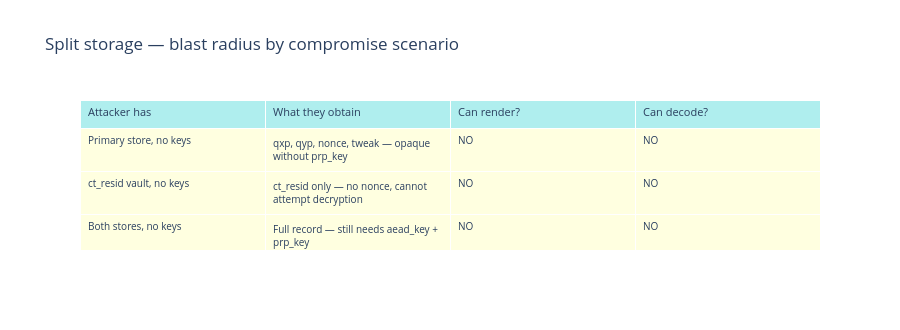

Here is the notebook cell this chart was saved with:
### Code cell
rows = [
    ('Primary store, no keys',   'qxp, qyp, nonce, tweak — opaque without prp_key',      'NO',  'NO'),
    ('ct_resid vault, no keys',  'ct_resid only — no nonce, cannot attempt decryption',   'NO',  'NO'),
    ('Both stores, no keys',     'Full record — still needs aead_key + prp_key',          'NO',  'NO'),
    ('Both stores + aead_key',   'Full record + aead_key — blocked at AD (no prp_key)',   'NO',  'NO'),
    ('Both stores + all keys',   'Full record + both keys — complete access',             'YES', 'YES'),
]
colors = ['lightyellow', 'lightyellow', 'lightyellow', 'lightyellow', 'salmon']

fig = go.Figure(go.Table(
    header=dict(
        values=['Attacker has', 'What they obtain', 'Can render?', 'Can decode?'],
        fill_color='paleturquoise', align='left', font=dict(size=11),
    ),
    cells=dict(
        values=[
            [r[0] for r in rows], [r[1] for r in rows],
            [r[2] for r in rows], [r[3] for r in rows],
        ],
        fill_color=[colors] * 4,
        align='left', font=dict(size=10),
    )
))
fig.update_layout(
    title='Split storage — blast radius by compromise scenario',
    height=330,
)
fig.show()

### Figure 1 — Plotly figure (JSON) as saved in the notebook; plotly's stock layout.template omitted (floating-point values rounded to 4 significant figures)
{"data": [{"cells": {"align": "left", "fill": {"color": [["lightyellow", "lightyellow", "lightyellow", "lightyellow", "salmon"], ["lightyellow", "lightyellow", "lightyellow", "lightyellow", "salmon"], ["lightyellow", "lightyellow", "lightyellow", "lightyellow", "salmon"], ["lightyellow", "lightyellow", "lightyellow", "lightyellow", "salmon"]]}, "font": {"size": 10}, "values": [["Primary store, no keys", "ct_resid vault, no keys", "Both stores, no keys", "Both stores + aead_key", "Both stores + all keys"], ["qxp, qyp, nonce, tweak — opaque without prp_key", "ct_resid only — no nonce, cannot attempt decryption", "Full record — still needs aead_key + prp_key", "Full record + aead_key — blocked at AD (no prp_key)", "Full record + both keys — complete access"], ["NO", "NO", "NO", "NO", "YES"], ["NO", "NO", "NO", "NO", "YES"]]}, "header": {"align": "left", "fill": {"color": "paleturquoise"}, "font": {"size": 11}, "values": ["Attacker has", "What they obtain", "Can render?", "Can decode?"]}, "type": "table"}], "layout": {"height": 330, "title": {"text": "Split storage — blast radius by compromise scenario"}}}
